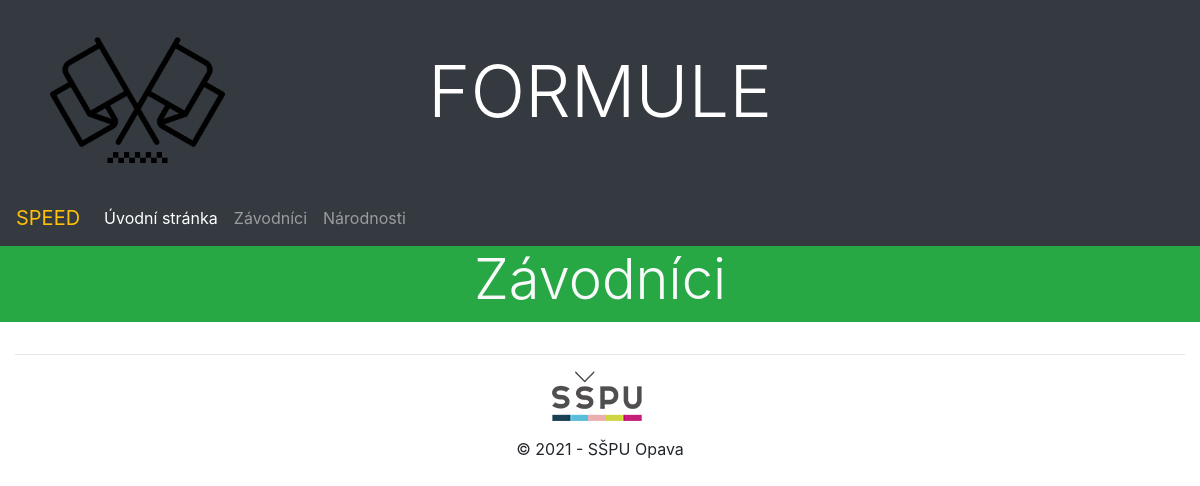
The page /formule/racers/ on the database as committed earlier.
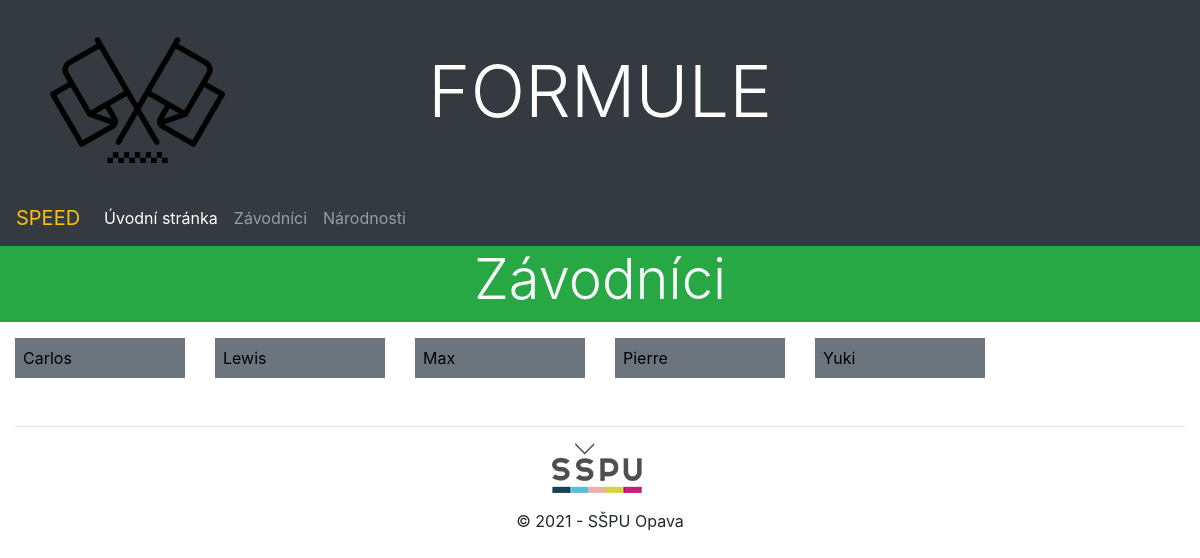
The same page on the database as committed later.
### formule/models.py (models this page shows, shortened)
class Racer(models.Model):
    racer_name = models.CharField(max_length=20, verbose_name='Name')
    racer_surname = models.CharField(max_length=20, verbose_name='Surname')
    racer_rank = models.IntegerField(verbose_name='Rank')
    racer_formule_model = models.CharField(max_length=50, verbose_name='Formule model')
    nationality_shortcut = models.ForeignKey(Nationality, on_delete=models.CASCADE, verbose_name="Nationality shortcut")
    team_name = models.ForeignKey(Team, on_delete=models.CASCADE, verbose_name="Team name")
    racer_born = models.DateField(verbose_name='Born date')
    photo = models.ImageField(upload_to = pic_rac, blank=True, null=True, verbose_name="Photo")
    class Meta:
        ordering = ['racer_name']

### formule/views.py (the view)
# urls.py: path('racers/', views.racerListView.as_view(), name='racers'),
class racerListView(ListView):
    model = Racer
    context_object_name = 'racer'
    template_name = "list.html"

### formule/templates/list.html (shortened to what this page needs)
{% extends "base.html" %}
{% block content %}
<div class="row mb-3">
    <div class="col-sm-12 bg-success">
        <h2 class="display-4 text-center text-light">Závodníci</h2>
    </div>
</div>
<div class="row">
{%for racer in racer%}
    <div class="col-lg-2 mb-3">
        <div style="background-color: lightgray;">
            <div class="bg-secondary text-light p-2 mb-3">
                <a href="{% url 'racer_detail' racer.pk %}" style="color:black;">{{racer.racer_name}}</a>
            </div>
        </div>
    </div>
{% endfor %}
</div>
{% endblock %}

Rows that differ between the two databases and show on the page:
added Racer: racer_name "Carlos"
added Racer: racer_name "Lewis"
added Racer: racer_name "Max"
added Racer: racer_name "Pierre"
added Racer: racer_name "Yuki"
